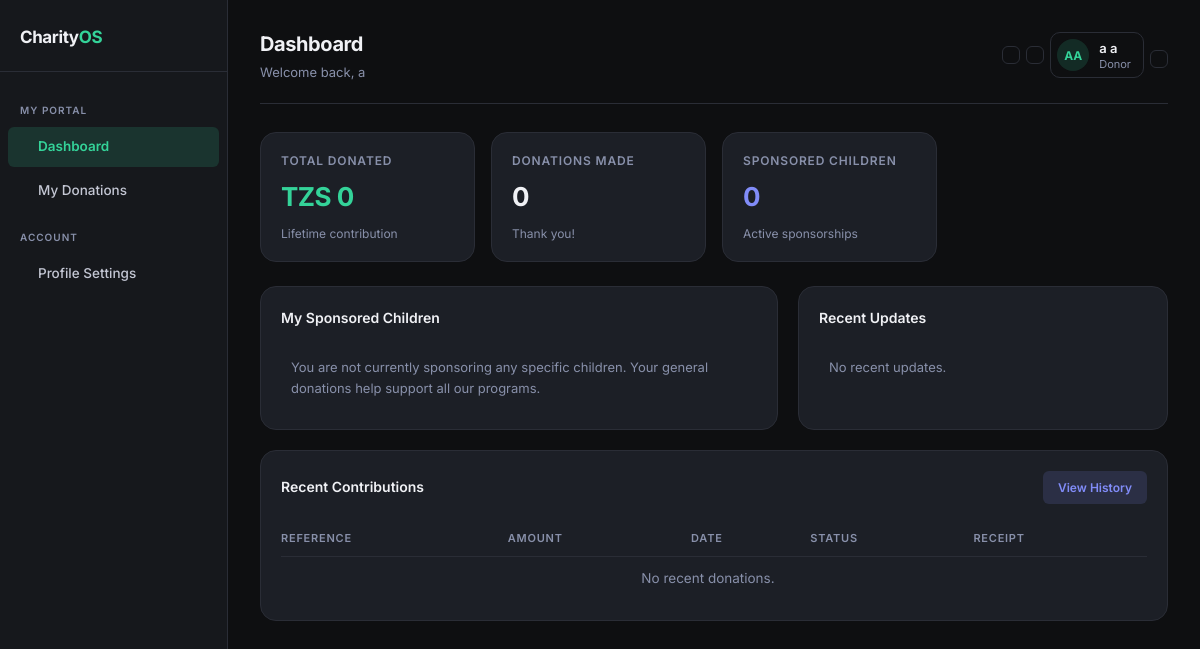
The page /donor/dashboard/ (signed in) on the database as committed earlier.
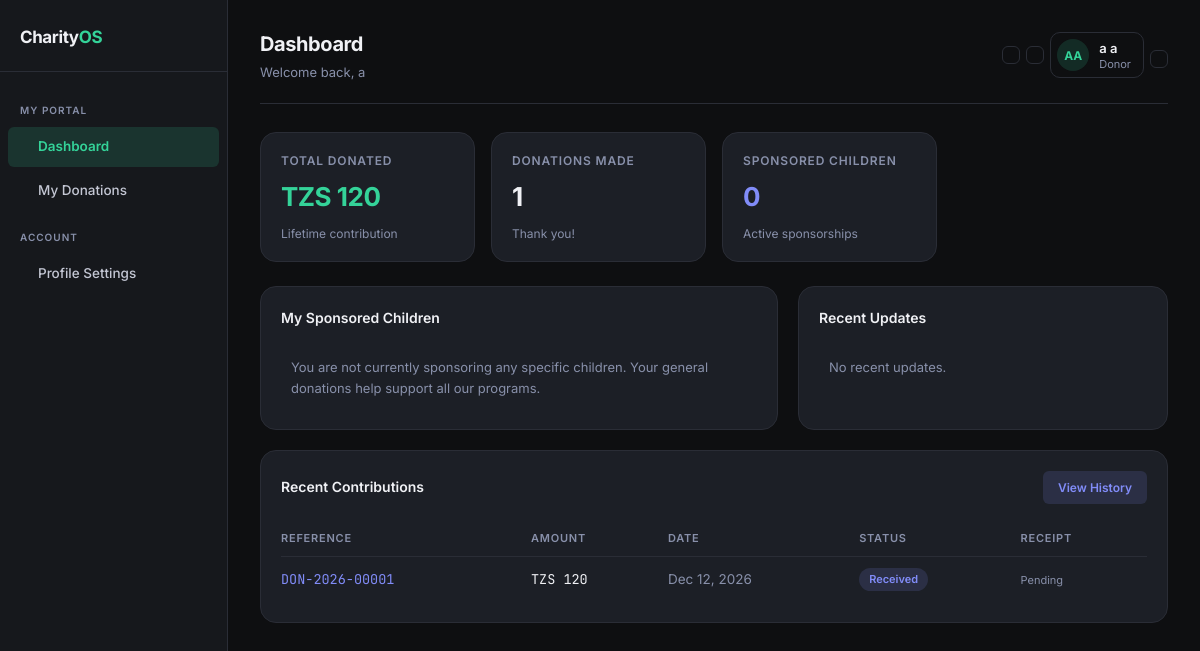
The same page on the database as committed later.
### apps/donations/models.py (models this page shows, shortened)
class Donation(models.Model):
    DONATION_TYPES = [
        ('cash', 'Cash'),
        ('in_kind', 'In-Kind'),
    ]
    STATUS_CHOICES = [
        ('received', 'Received'),
        ('partial', 'Partially Allocated'),
        ('allocated', 'Fully Allocated'),
    ]
    PAYMENT_METHODS = [
        ('cash', 'Cash'),
        ('mpesa', 'M-Pesa'),
        ('tigopesa', 'Tigo Pesa'),
        ('bank', 'Bank Transfer'),
        ('other', 'Other'),
    ]
    donation_ref = models.CharField(
        max_length=30, unique=True, editable=False,
        help_text='Auto-generated: DON-YYYY-NNNNN'
    )
    donor = models.ForeignKey(
        Donor, on_delete=models.SET_NULL,
        null=True, blank=True,
        related_name='donations',
        help_text='NULL indicates an anonymous/unregistered donor'
    )
    donation_type = models.CharField(max_length=20, choices=DONATION_TYPES)
    amount = models.DecimalField(
        max_digits=12, decimal_places=2,
        null=True, blank=True,
        help_text='Donation amount in TZS (if cash)'
    )
    payment_method = models.CharField(
        max_length=30, choices=PAYMENT_METHODS, blank=True
    )
    transaction_reference = models.CharField(
        max_length=100, blank=True,
        help_text='Mobile money or bank reference number'
    )
    in_kind_description = models.TextField(
        blank=True,
        help_text='Description of physical items donated'
    )
    in_kind_estimated_value = models.DecimalField(
        max_digits=12, decimal_places=2,
        null=True, blank=True,
        help_text='Estimated value in TZS (optional)'
    )
    donation_date = models.DateField()
    purpose = models.CharField(
        max_length=200, blank=True,
        help_text='e.g., Education Fund, General Fund'
    )
    status = models.CharField(
        max_length=20, choices=STATUS_CHOICES, default='received'
    )
    notes = models.TextField(blank=True)
    recorded_by = models.ForeignKey(
        User, on_delete=models.SET_NULL, null=True,
        related_name='recorded_donations'
    )
    created_at = models.DateTimeField(auto_now_add=True)
    updated_at = models.DateTimeField(auto_now=True)
    class Meta:
        ordering = ['-donation_date', '-created_at']
        indexes = [
            models.Index(fields=['donation_date']),
            models.Index(fields=['status']),
            models.Index(fields=['donation_type']),
        ]

### apps/donors/views.py (the view)
# urls.py: path('dashboard/', views.DonorDashboardView.as_view(), name='dashboard'),
class DonorDashboardView(DonorRequiredMixin, TemplateView):
    template_name = 'donor_portal/dashboard.html'
    def get_context_data(self, **kwargs):
        ctx = super().get_context_data(**kwargs)
        user = self.request.user
        donor = getattr(user, 'donor_profile', None)
        if donor:
            from apps.beneficiaries.models import DonorBeneficiaryLink, BeneficiaryUpdate
            ctx['total_donated'] = donor.total_donated
            ctx['donation_count'] = donor.donation_count
            ctx['recent_donations'] = donor.donations.order_by('-created_at')[:5]
            ctx['sponsored_links'] = (
                DonorBeneficiaryLink.objects
                .filter(donor=donor, is_active=True)
                .select_related('beneficiary')
            )
            sponsored_ids = ctx['sponsored_links'].values_list('beneficiary_id', flat=True)
            ctx['recent_updates'] = (
                BeneficiaryUpdate.objects
                .filter(beneficiary_id__in=sponsored_ids)
                .select_related('beneficiary')
                .order_by('-created_at')[:5]
            )
        return ctx

### apps/accounts/models.py (called while the page is built)
    @property
    def is_admin(self):
        return self.role == 'admin'

    @property
    def is_staff_member(self):
        return self.role == 'staff'

    @property
    def is_donor(self):
        return self.role == 'donor'

### apps/core/mixins.py (called while the page is built)
    def dispatch(self, request, *args, **kwargs):
        if not request.user.is_authenticated:
            return self.handle_no_permission()
        user_profile = getattr(request.user, 'profile', None)
        if user_profile and user_profile.role in self.allowed_roles:
            return super().dispatch(request, *args, **kwargs)
        if request.user.is_superuser:
            return super().dispatch(request, *args, **kwargs)
        raise PermissionDenied('You do not have permission to access this page.')

### apps/core/templatetags/charity_tags.py (called while the page is built)
@register.filter
def currency(value):
    if value is None:
        return 'TZS 0'
    try:
        return f'TZS {float(value):,.0f}'
    except (ValueError, TypeError):
        return f'TZS {value}'

### apps/donors/models.py (called while the page is built)
    @property
    def total_donated(self):
        return self.donations.filter(
            donation_type='cash'
        ).aggregate(
            total=models.Sum('amount')
        )['total'] or 0

### templates/donor_portal/dashboard.html (shortened to what the changed rows need)
{% extends "base.html" %}
{% load charity_tags %}
{% block content %}
<div class="kpi-grid">
    <div class="kpi">
        <div class="kpi-label">Total Donated</div>
        <div class="kpi-value accent">{{ total_donated|currency }}</div>
        <div class="kpi-sub">Lifetime contribution</div>
    </div>
    <div class="kpi">
        <div class="kpi-label">Donations Made</div>
        <div class="kpi-value">{{ donation_count }}</div>
        <div class="kpi-sub">Thank you!</div>
    </div>
</div>
<div class="panel" style="margin-top: 16px;">
    <table class="dt">
        <thead>
            <tr>
                <th>Reference</th>
                <th>Amount</th>
                <th>Date</th>
                <th>Status</th>
                <th>Receipt</th>
            </tr>
        </thead>
        <tbody>
            {% for donation in recent_donations %}
            <tr>
                <td style="font-family: var(--font-mono); color: var(--accent2);">{{ donation.donation_ref }}</td>
                <td style="font-family: var(--font-mono)">
                    {% if donation.donation_type == 'cash' %}
                        {{ donation.amount|currency }}
                    {% else %}
                        In-Kind
                    {% endif %}
                </td>
                <td style="color: var(--muted)">{{ donation.donation_date|date:"M d, Y" }}</td>
                <td>
                    <span class="badge {{ donation.status|status_color }}">{{ donation.get_status_display }}</span>
                </td>
                <td>
                    {% if donation.receipt and donation.receipt.pdf_file %}
                        <a href="{{ donation.receipt.pdf_file.url }}" target="_blank" class="btn-action" title="Download Receipt">
                            <i class="ph ph-download-simple"></i>
                        </a>
                    {% else %}
                        <span style="color: var(--muted); font-size: 11px;">Pending</span>
                    {% endif %}
                </td>
            </tr>
            {% empty %}
            <tr>
                <td colspan="5" style="text-align: center; color: var(--muted);">No recent donations.</td>
            </tr>
            {% endfor %}
        </tbody>
    </table>
</div>
{% endblock %}

Rows that differ between the two databases and show on the page:
added Donation: donation_ref "DON-2026-00001", amount "TZS 120", donation_date "Dec 12, 2026", status "Received", shows "Pending"
Other text that changed with them:
{{ total_donated|currency }}: "TZS 0" → "TZS 120"
{{ donation_count }}: "0" → "1"
text no longer shown: "No recent donations."
